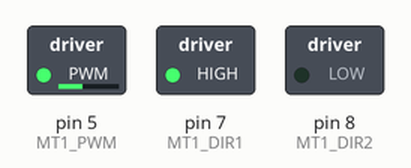
The sketch below on a simulated Arduino Uno, built with avr-gcc and run on an emulated ATmega328P. Shown: switched loads named in the sketch (green lamp = pin HIGH). Dashed ring = blinking.

Above: at 0.05 s.
Timing chart, 0 to 3.0 s (numbered marks = the images above):
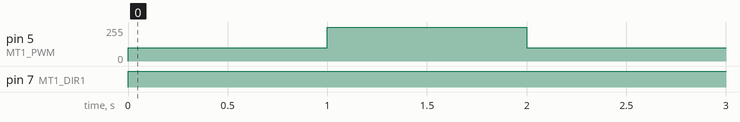

The sketch:

MotorSpeed.ino
```cpp
#define LED1 3
#define LED2 4

#define BT1 14
#define BT2 15

#define MT1_PWM 5
#define MT1_DIR1 7
#define MT1_DIR2 8

#define MT2_PWM 6
#define MT2_DIR1 9
#define MT2_DIR2 10

void setup() {
  // Set LED1 as OUTPUT pin.
  pinMode(MT1_PWM, OUTPUT);
  pinMode(MT1_DIR1, OUTPUT);
  pinMode(MT1_DIR2, OUTPUT);

}

void loop() {
  analogWrite(MT1_PWM, 100);
  digitalWrite(MT1_DIR1, HIGH);
  digitalWrite(MT1_DIR2, LOW);
  delay(1000);

  analogWrite(MT1_PWM, 255);
  digitalWrite(MT1_DIR1, HIGH);
  digitalWrite(MT1_DIR2, LOW);
  delay(1000);
}
```

Measured:
- by itself, pin 5 (MT1_PWM): alternates 255/255 for 1.0 s and 100/255 for 1.0 s
- by itself, pin 7 (MT1_DIR1): LOW → HIGH at 0.00 s
